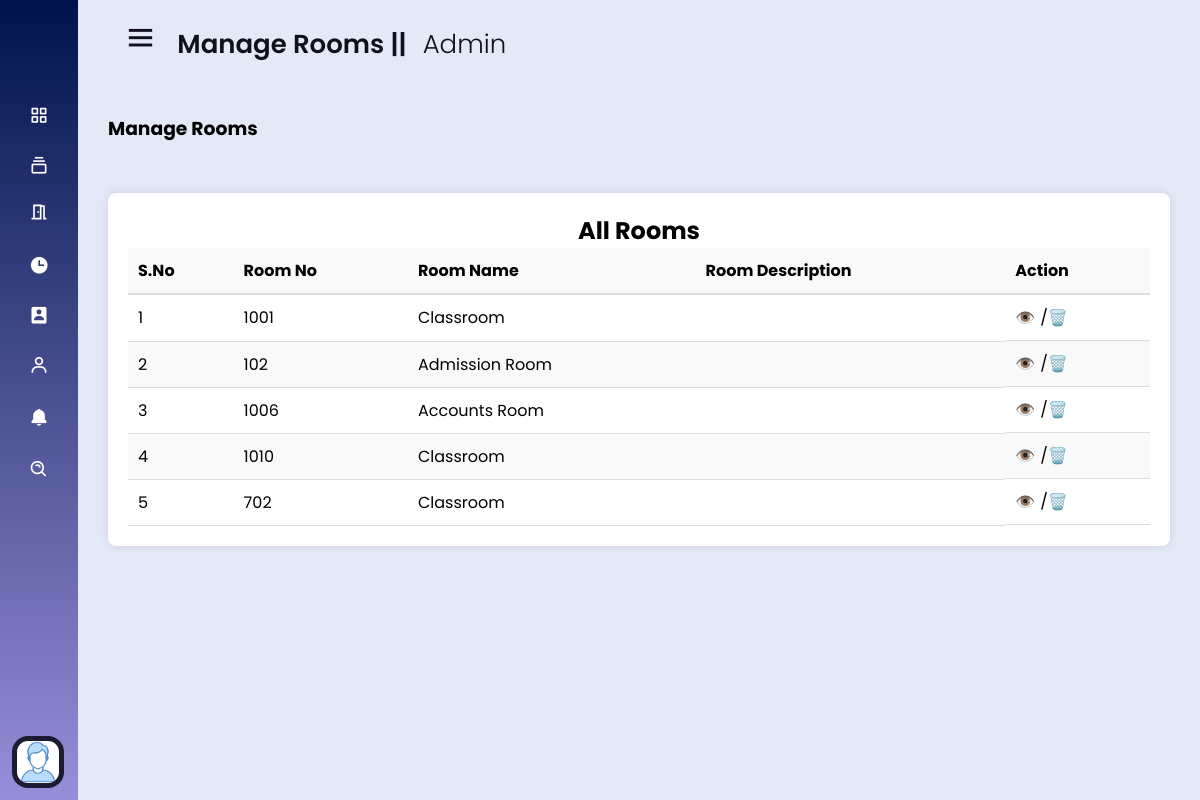
/admin/pages/manageRooms.php (signed in), run on the app's committed database.
### tables this page shows
CREATE TABLE IF NOT EXISTS `rooms` (
  `id` int NOT NULL AUTO_INCREMENT,
  `room_no` int NOT NULL,
  `name` varchar(50) NOT NULL,
  `description` text,
  PRIMARY KEY (`id`),
  UNIQUE KEY `room_no` (`room_no`)
);

### admin/pages/manageRooms.php (the view, shortened to what this page needs)
<?php
require_once('../includes/dbconnection.php');
$rooms = [];
$rooms_query = mysqli_query($conn, "SELECT * FROM rooms");
while ($row = mysqli_fetch_assoc($rooms_query)) {
    $rooms[] = $row;
}
?>
<!DOCTYPE html>
<html lang="en">
<head>
    <link rel="stylesheet" href="../css/style.css">
    <link rel="stylesheet" href="../pages/css/adminPagesStyle.css">
    <link href='https://unpkg.com/boxicons@2.0.7/css/boxicons.min.css' rel='stylesheet'>
</head>
<body>
<?php include_once('../includes/sidebar.php'); ?>
<section class="home-section">
    <div class="home-content">
        <div class="dashboard_header">
            <i class='bx bx-menu'></i>
            <span class="text">Manage Rooms || <span style="font-weight: 300; margin-left: 10px;">Admin</span></span>
        </div>
        <div class="main_workPanel">
            <div class="main_workPanel_header">
                <h3>Manage Rooms</h3>
            </div>
            <div class="admin_monitor_manage">
                <div class="manage_admin_part">
                    <h2>All Rooms</h2>
                    <div class="table-group">
                        <table>
                            <thead>
                                <tr>
                                    <th>S.No</th>
                                    <th>Room No</th>
                                    <th>Room Name</th>
                                    <th>Room Description</th>
                                    <th>Action</th>
                                </tr>
                            </thead>
                            <tbody>
                            <?php foreach ($rooms as $index => $room_data) :    ?>
                                <tr>
                                    <td><?= $index+1; ?></td>
                                    <td><?= $room_data['room_no']; ?></td>
                                    <td><?= $room_data['name']; ?></td>
                                    <td><?= $room_data['description']; ?></td>
                                    <td style="display:flex">
                                        <a href="javascript:void(0);" onclick="openModal('<?= base64_encode($room_data['id'] ) ?>')" class="action-view">👁️</a>
                                        <p> / </p>
                                        <a href="javascript:void(0);" onclick="confirmDelete('<?= base64_encode($room_data['id']) ?>', '<?= addslashes($room_data['room_no']); ?>')" class="action-delete"> 🗑️</a>
                                    </td>
                                </tr>
                            <?php endforeach; ?>
                            </tbody>
                        </table>
                    </div>
                </div>
            </div>
        </div>
    </div>
</section>
</body>
</html>

### admin/css/style.css (style rules this page uses)
* { margin: 0; padding: 0; box-sizing: border-box; font-family: 'Poppins', sans-serif; }
.home-section { position: relative; background: #E4E9F7; height: 100vh; left: 260px; width: calc(100% - 260px); transition: all 0.5s ease; }
.sidebar.close~.home-section { left: 78px; width: calc(100% - 78px); }
.home-section .home-content { height: auto; align-items: center; padding: 20px 30px; }
.home-section .home-content .bx-menu, .home-section .home-content .text { color: #11101d; font-size: 35px; }
.home-section .home-content .bx-menu { margin: 0 15px; cursor: pointer; }
.home-section .home-content .text { font-size: 26px; font-weight: 600; }

### admin/pages/css/adminPagesStyle.css (style rules this page uses)
.main_workPanel { margin-top: 50px; }
.admin_monitor_manage { width: 100%; background-color: #fff; padding: 20px; box-shadow: 0 0 10px rgba(0, 0, 0, 0.1); border-radius: 8px; text-align: center; margin: 0 auto; margin-top: 50px; }
table { width: 100%; border-collapse: collapse; }
thead { background-color: #f9f9f9; }
thead th { text-align: left; padding: 10px; border-bottom: 2px solid #ddd; }
tbody td { padding: 10px; border-bottom: 1px solid #ddd; text-align: left; }
tbody tr:nth-child(even) { background-color: #f9f9f9; }
.action-view, .action-delete { text-decoration: none; color: #3498db; margin-right: 5px; }

### data on the page
rooms: room_no "1001", name "Classroom"
rooms: room_no "102", name "Admission Room"
rooms: room_no "1006", name "Accounts Room"
rooms: room_no "1010", name "Classroom"
rooms: room_no "702", name "Classroom"
